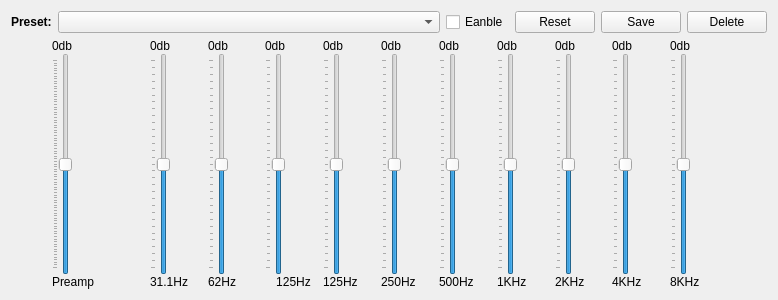
<?xml version="1.0" encoding="UTF-8"?>
<ui version="4.0">
 <class>EqualizerView</class>
 <widget class="QFrame" name="EqualizerView">
  <property name="geometry">
   <rect>
    <x>0</x>
    <y>0</y>
    <width>778</width>
    <height>300</height>
   </rect>
  </property>
  <property name="sizePolicy">
   <sizepolicy hsizetype="Fixed" vsizetype="Fixed">
    <horstretch>0</horstretch>
    <verstretch>0</verstretch>
   </sizepolicy>
  </property>
  <property name="minimumSize">
   <size>
    <width>0</width>
    <height>300</height>
   </size>
  </property>
  <property name="maximumSize">
   <size>
    <width>16777215</width>
    <height>300</height>
   </size>
  </property>
  <property name="windowTitle">
   <string>Equalizer</string>
  </property>
  <layout class="QVBoxLayout" name="verticalLayout_13" stretch="0,1">
   <item>
    <layout class="QHBoxLayout" name="horizontalLayout" stretch="0,1,0,0,0,0">
     <item>
      <widget class="QLabel" name="label_23">
       <property name="font">
        <font>
         <bold>true</bold>
        </font>
       </property>
       <property name="text">
        <string>Preset:</string>
       </property>
      </widget>
     </item>
     <item>
      <widget class="QComboBox" name="eqPresetComboBox"/>
     </item>
     <item>
      <widget class="QCheckBox" name="enableEqCheckBox">
       <property name="text">
        <string>Eanble</string>
       </property>
      </widget>
     </item>
     <item>
      <widget class="QPushButton" name="resetButton">
       <property name="text">
        <string>Reset</string>
       </property>
      </widget>
     </item>
     <item>
      <widget class="QPushButton" name="saveButton">
       <property name="text">
        <string>Save</string>
       </property>
      </widget>
     </item>
     <item>
      <widget class="QPushButton" name="deleteButton">
       <property name="text">
        <string>Delete</string>
       </property>
      </widget>
     </item>
    </layout>
   </item>
   <item>
    <layout class="QHBoxLayout" name="horizontalLayout_3" stretch="0,1">
     <property name="spacing">
      <number>0</number>
     </property>
     <item>
      <spacer name="horizontalSpacer">
       <property name="orientation">
        <enum>Qt::Horizontal</enum>
       </property>
       <property name="sizeType">
        <enum>QSizePolicy::Fixed</enum>
       </property>
       <property name="sizeHint" stdset="0">
        <size>
         <width>40</width>
         <height>20</height>
        </size>
       </property>
      </spacer>
     </item>
     <item>
      <layout class="QGridLayout" name="gridLayout">
       <item row="0" column="4">
        <layout class="QVBoxLayout" name="verticalLayout_3">
         <property name="spacing">
          <number>0</number>
         </property>
         <property name="leftMargin">
          <number>1</number>
         </property>
         <item>
          <widget class="QLabel" name="band3DbLabel">
           <property name="text">
            <string>0db</string>
           </property>
           <property name="alignment">
            <set>Qt::AlignLeading|Qt::AlignLeft|Qt::AlignVCenter</set>
           </property>
          </widget>
         </item>
         <item>
          <widget class="DoubleSlider" name="band3Slider">
           <property name="minimum">
            <number>-150</number>
           </property>
           <property name="maximum">
            <number>150</number>
           </property>
           <property name="orientation">
            <enum>Qt::Vertical</enum>
           </property>
           <property name="tickPosition">
            <enum>QSlider::TicksAbove</enum>
           </property>
          </widget>
         </item>
         <item>
          <widget class="QLabel" name="band3FeqLabel">
           <property name="text">
            <string>125Hz</string>
           </property>
           <property name="alignment">
            <set>Qt::AlignCenter</set>
           </property>
          </widget>
         </item>
        </layout>
       </item>
       <item row="0" column="0">
        <layout class="QVBoxLayout" name="verticalLayout_12">
         <property name="spacing">
          <number>0</number>
         </property>
         <property name="leftMargin">
          <number>1</number>
         </property>
         <item>
          <widget class="QLabel" name="preampDbLabel">
           <property name="text">
            <string>0db</string>
           </property>
           <property name="alignment">
            <set>Qt::AlignLeading|Qt::AlignLeft|Qt::AlignVCenter</set>
           </property>
          </widget>
         </item>
         <item>
          <widget class="DoubleSlider" name="preampSlider">
           <property name="sizePolicy">
            <sizepolicy hsizetype="Fixed" vsizetype="Expanding">
             <horstretch>0</horstretch>
             <verstretch>0</verstretch>
            </sizepolicy>
           </property>
           <property name="minimum">
            <number>-400</number>
           </property>
           <property name="maximum">
            <number>400</number>
           </property>
           <property name="orientation">
            <enum>Qt::Vertical</enum>
           </property>
           <property name="tickPosition">
            <enum>QSlider::TicksAbove</enum>
           </property>
          </widget>
         </item>
         <item>
          <widget class="QLabel" name="preampLabel">
           <property name="text">
            <string>Preamp</string>
           </property>
           <property name="alignment">
            <set>Qt::AlignLeading|Qt::AlignLeft|Qt::AlignVCenter</set>
           </property>
          </widget>
         </item>
        </layout>
       </item>
       <item row="0" column="10">
        <layout class="QVBoxLayout" name="verticalLayout_9">
         <property name="spacing">
          <number>0</number>
         </property>
         <property name="leftMargin">
          <number>1</number>
         </property>
         <item>
          <widget class="QLabel" name="band9DbLabel">
           <property name="text">
            <string>0db</string>
           </property>
           <property name="alignment">
            <set>Qt::AlignLeading|Qt::AlignLeft|Qt::AlignVCenter</set>
           </property>
          </widget>
         </item>
         <item>
          <widget class="DoubleSlider" name="band9Slider">
           <property name="minimum">
            <number>-150</number>
           </property>
           <property name="maximum">
            <number>150</number>
           </property>
           <property name="orientation">
            <enum>Qt::Vertical</enum>
           </property>
           <property name="tickPosition">
            <enum>QSlider::TicksAbove</enum>
           </property>
          </widget>
         </item>
         <item>
          <widget class="QLabel" name="band9FeqLabel">
           <property name="text">
            <string>4KHz</string>
           </property>
           <property name="alignment">
            <set>Qt::AlignLeading|Qt::AlignLeft|Qt::AlignVCenter</set>
           </property>
          </widget>
         </item>
        </layout>
       </item>
       <item row="0" column="9">
        <layout class="QVBoxLayout" name="verticalLayout_8">
         <property name="spacing">
          <number>0</number>
         </property>
         <property name="leftMargin">
          <number>1</number>
         </property>
         <item>
          <widget class="QLabel" name="band8DbLabel">
           <property name="text">
            <string>0db</string>
           </property>
           <property name="alignment">
            <set>Qt::AlignLeading|Qt::AlignLeft|Qt::AlignVCenter</set>
           </property>
          </widget>
         </item>
         <item>
          <widget class="DoubleSlider" name="band8Slider">
           <property name="minimum">
            <number>-150</number>
           </property>
           <property name="maximum">
            <number>150</number>
           </property>
           <property name="orientation">
            <enum>Qt::Vertical</enum>
           </property>
           <property name="tickPosition">
            <enum>QSlider::TicksAbove</enum>
           </property>
          </widget>
         </item>
         <item>
          <widget class="QLabel" name="band8FeqLabel">
           <property name="text">
            <string>2KHz</string>
           </property>
           <property name="alignment">
            <set>Qt::AlignLeading|Qt::AlignLeft|Qt::AlignVCenter</set>
           </property>
          </widget>
         </item>
        </layout>
       </item>
       <item row="0" column="8">
        <layout class="QVBoxLayout" name="verticalLayout_7">
         <property name="spacing">
          <number>0</number>
         </property>
         <property name="leftMargin">
          <number>1</number>
         </property>
         <item>
          <widget class="QLabel" name="band7DbLabel">
           <property name="text">
            <string>0db</string>
           </property>
           <property name="alignment">
            <set>Qt::AlignLeading|Qt::AlignLeft|Qt::AlignVCenter</set>
           </property>
          </widget>
         </item>
         <item>
          <widget class="DoubleSlider" name="band7Slider">
           <property name="minimum">
            <number>-150</number>
           </property>
           <property name="maximum">
            <number>150</number>
           </property>
           <property name="orientation">
            <enum>Qt::Vertical</enum>
           </property>
           <property name="tickPosition">
            <enum>QSlider::TicksAbove</enum>
           </property>
          </widget>
         </item>
         <item>
          <widget class="QLabel" name="band7FeqLabel">
           <property name="text">
            <string>1KHz</string>
           </property>
           <property name="alignment">
            <set>Qt::AlignLeading|Qt::AlignLeft|Qt::AlignVCenter</set>
           </property>
          </widget>
         </item>
        </layout>
       </item>
       <item row="0" column="1">
        <spacer name="horizontalSpacer_2">
         <property name="orientation">
          <enum>Qt::Horizontal</enum>
         </property>
         <property name="sizeType">
          <enum>QSizePolicy::Fixed</enum>
         </property>
         <property name="sizeHint" stdset="0">
          <size>
           <width>40</width>
           <height>20</height>
          </size>
         </property>
        </spacer>
       </item>
       <item row="0" column="11">
        <layout class="QVBoxLayout" name="verticalLayout_10">
         <property name="spacing">
          <number>0</number>
         </property>
         <property name="leftMargin">
          <number>1</number>
         </property>
         <property name="rightMargin">
          <number>0</number>
         </property>
         <item>
          <widget class="QLabel" name="band10DbLabel">
           <property name="text">
            <string>0db</string>
           </property>
           <property name="alignment">
            <set>Qt::AlignLeading|Qt::AlignLeft|Qt::AlignVCenter</set>
           </property>
          </widget>
         </item>
         <item>
          <widget class="DoubleSlider" name="band10Slider">
           <property name="minimum">
            <number>-150</number>
           </property>
           <property name="maximum">
            <number>150</number>
           </property>
           <property name="orientation">
            <enum>Qt::Vertical</enum>
           </property>
           <property name="tickPosition">
            <enum>QSlider::TicksAbove</enum>
           </property>
          </widget>
         </item>
         <item>
          <widget class="QLabel" name="band10FeqLabel">
           <property name="text">
            <string>8KHz</string>
           </property>
           <property name="alignment">
            <set>Qt::AlignLeading|Qt::AlignLeft|Qt::AlignVCenter</set>
           </property>
          </widget>
         </item>
        </layout>
       </item>
       <item row="0" column="3">
        <layout class="QVBoxLayout" name="verticalLayout_2">
         <property name="spacing">
          <number>0</number>
         </property>
         <property name="leftMargin">
          <number>1</number>
         </property>
         <item>
          <widget class="QLabel" name="band2DbLabel">
           <property name="text">
            <string>0db</string>
           </property>
           <property name="alignment">
            <set>Qt::AlignLeading|Qt::AlignLeft|Qt::AlignVCenter</set>
           </property>
          </widget>
         </item>
         <item>
          <widget class="DoubleSlider" name="band2Slider">
           <property name="minimum">
            <number>-150</number>
           </property>
           <property name="maximum">
            <number>150</number>
           </property>
           <property name="orientation">
            <enum>Qt::Vertical</enum>
           </property>
           <property name="tickPosition">
            <enum>QSlider::TicksAbove</enum>
           </property>
          </widget>
         </item>
         <item>
          <widget class="QLabel" name="band2FeqLabel">
           <property name="text">
            <string>62Hz</string>
           </property>
           <property name="alignment">
            <set>Qt::AlignLeading|Qt::AlignLeft|Qt::AlignVCenter</set>
           </property>
          </widget>
         </item>
        </layout>
       </item>
       <item row="0" column="7">
        <layout class="QVBoxLayout" name="verticalLayout_6">
         <property name="spacing">
          <number>0</number>
         </property>
         <property name="leftMargin">
          <number>1</number>
         </property>
         <item>
          <widget class="QLabel" name="band6DbLabel">
           <property name="text">
            <string>0db</string>
           </property>
           <property name="alignment">
            <set>Qt::AlignLeading|Qt::AlignLeft|Qt::AlignVCenter</set>
           </property>
          </widget>
         </item>
         <item>
          <widget class="DoubleSlider" name="band6Slider">
           <property name="minimum">
            <number>-150</number>
           </property>
           <property name="maximum">
            <number>150</number>
           </property>
           <property name="orientation">
            <enum>Qt::Vertical</enum>
           </property>
           <property name="tickPosition">
            <enum>QSlider::TicksAbove</enum>
           </property>
          </widget>
         </item>
         <item>
          <widget class="QLabel" name="band6FeqLabel">
           <property name="text">
            <string>500Hz</string>
           </property>
           <property name="alignment">
            <set>Qt::AlignLeading|Qt::AlignLeft|Qt::AlignVCenter</set>
           </property>
          </widget>
         </item>
        </layout>
       </item>
       <item row="0" column="2">
        <layout class="QVBoxLayout" name="verticalLayout">
         <property name="spacing">
          <number>0</number>
         </property>
         <property name="leftMargin">
          <number>1</number>
         </property>
         <item>
          <widget class="QLabel" name="band1DbLabel">
           <property name="text">
            <string>0db</string>
           </property>
           <property name="alignment">
            <set>Qt::AlignLeading|Qt::AlignLeft|Qt::AlignVCenter</set>
           </property>
          </widget>
         </item>
         <item>
          <widget class="DoubleSlider" name="band1Slider">
           <property name="minimum">
            <number>-150</number>
           </property>
           <property name="maximum">
            <number>150</number>
           </property>
           <property name="orientation">
            <enum>Qt::Vertical</enum>
           </property>
           <property name="tickPosition">
            <enum>QSlider::TicksAbove</enum>
           </property>
          </widget>
         </item>
         <item>
          <widget class="QLabel" name="band1FeqLabel">
           <property name="text">
            <string>31.1Hz</string>
           </property>
           <property name="alignment">
            <set>Qt::AlignLeading|Qt::AlignLeft|Qt::AlignVCenter</set>
           </property>
          </widget>
         </item>
        </layout>
       </item>
       <item row="0" column="5">
        <layout class="QVBoxLayout" name="verticalLayout_4">
         <property name="spacing">
          <number>0</number>
         </property>
         <property name="leftMargin">
          <number>1</number>
         </property>
         <item>
          <widget class="QLabel" name="band4DbLabel">
           <property name="text">
            <string>0db</string>
           </property>
           <property name="alignment">
            <set>Qt::AlignLeading|Qt::AlignLeft|Qt::AlignVCenter</set>
           </property>
          </widget>
         </item>
         <item>
          <widget class="DoubleSlider" name="band4Slider">
           <property name="minimum">
            <number>-150</number>
           </property>
           <property name="maximum">
            <number>150</number>
           </property>
           <property name="orientation">
            <enum>Qt::Vertical</enum>
           </property>
           <property name="tickPosition">
            <enum>QSlider::TicksAbove</enum>
           </property>
          </widget>
         </item>
         <item>
          <widget class="QLabel" name="band4FeqLabel">
           <property name="text">
            <string>125Hz</string>
           </property>
           <property name="alignment">
            <set>Qt::AlignLeading|Qt::AlignLeft|Qt::AlignVCenter</set>
           </property>
          </widget>
         </item>
        </layout>
       </item>
       <item row="0" column="6">
        <layout class="QVBoxLayout" name="verticalLayout_5">
         <property name="spacing">
          <number>0</number>
         </property>
         <property name="leftMargin">
          <number>1</number>
         </property>
         <item>
          <widget class="QLabel" name="band5DbLabel">
           <property name="text">
            <string>0db</string>
           </property>
           <property name="alignment">
            <set>Qt::AlignLeading|Qt::AlignLeft|Qt::AlignVCenter</set>
           </property>
          </widget>
         </item>
         <item>
          <widget class="DoubleSlider" name="band5Slider">
           <property name="minimum">
            <number>-150</number>
           </property>
           <property name="maximum">
            <number>150</number>
           </property>
           <property name="orientation">
            <enum>Qt::Vertical</enum>
           </property>
           <property name="tickPosition">
            <enum>QSlider::TicksAbove</enum>
           </property>
          </widget>
         </item>
         <item>
          <widget class="QLabel" name="band5FeqLabel">
           <property name="text">
            <string>250Hz</string>
           </property>
           <property name="alignment">
            <set>Qt::AlignLeading|Qt::AlignLeft|Qt::AlignVCenter</set>
           </property>
          </widget>
         </item>
        </layout>
       </item>
       <item row="0" column="12">
        <spacer name="horizontalSpacer_3">
         <property name="orientation">
          <enum>Qt::Horizontal</enum>
         </property>
         <property name="sizeType">
          <enum>QSizePolicy::Fixed</enum>
         </property>
         <property name="sizeHint" stdset="0">
          <size>
           <width>40</width>
           <height>20</height>
          </size>
         </property>
        </spacer>
       </item>
      </layout>
     </item>
    </layout>
   </item>
  </layout>
 </widget>
 <customwidgets>
  <customwidget>
   <class>DoubleSlider</class>
   <extends>QSlider</extends>
   <header>widget/doubleslider.h</header>
  </customwidget>
 </customwidgets>
 <resources/>
 <connections/>
</ui>
